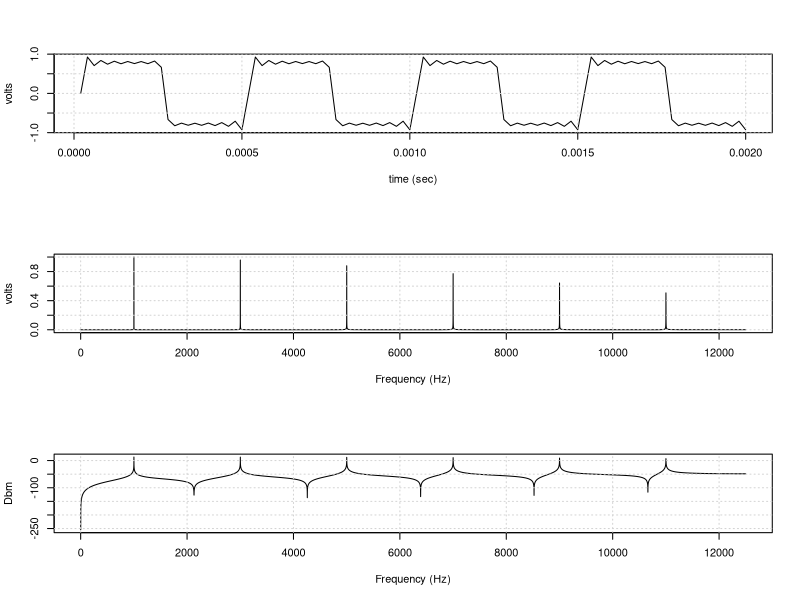

This figure's R source:
fo=1000                        #fundamental frequency
w=2*pi*fo                     # radians per sec
fs=25000                      # Sample Frequency
t=seq(0,1,1/fs)
# for external data read sample data into x  i.e. x<-read.csv("xxx.csv")
#x=sin(w*t)
x=sin(w*t)+(1/3)*sin(3*w*t)+(1/5)*sin(5*w*t)+(1/7)*sin(7*w*t)+(1/9)*sin(9*w*t)+(1/11)*sin(11*w*t)                    # signal to be sampled
# pcf=2/(as.integer(length(x))/2)   # power correction factor
pcf=.0006399942
fcf=fs/(as.integer(length(x))) #Frequency correction factor
par(mfrow=c(3,1))
n=1:100
plot(n*1/fo/50,x[n],"l",xlab="time (sec)",ylab="volts")  #plots signal volts against time
grid()
a=abs(Re(fft(x)))
m=as.integer(length(a)/2)
ft=1:m
plot(ft,((a[ft])*pcf),"l",xlab="Frequency (Hz)",ylab="volts")  #plots power against frequency
grid()
plot(ft,20*log10(((a[ft])*pcf)/.223),"l",xlab="Frequency (Hz)",ylab="Dbm")  #plots Dbm against frequency
grid()
